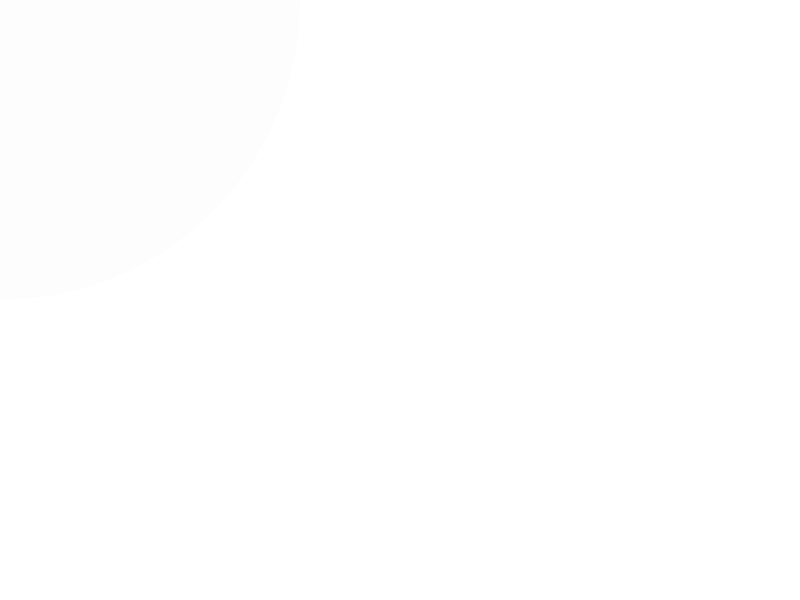
Frame 1 (no input)
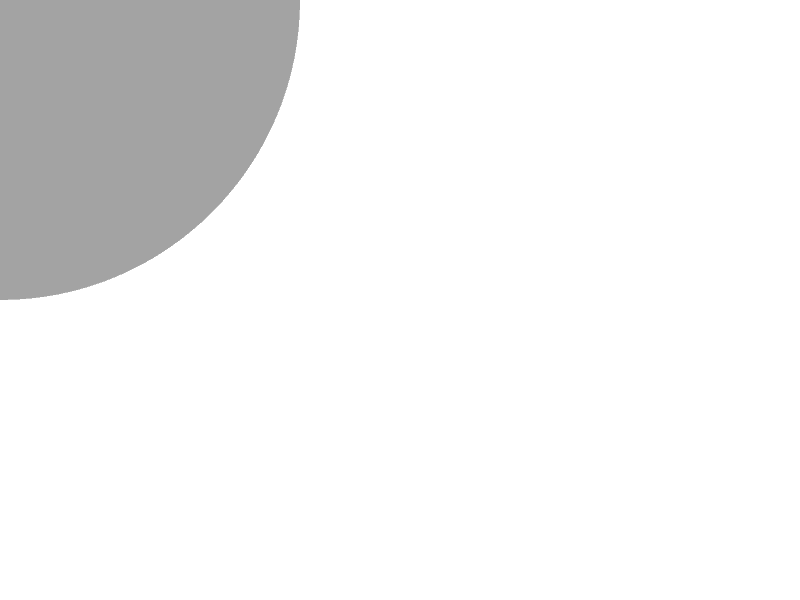
Frame 60 (the mouse pressed at the canvas centre just before this capture)
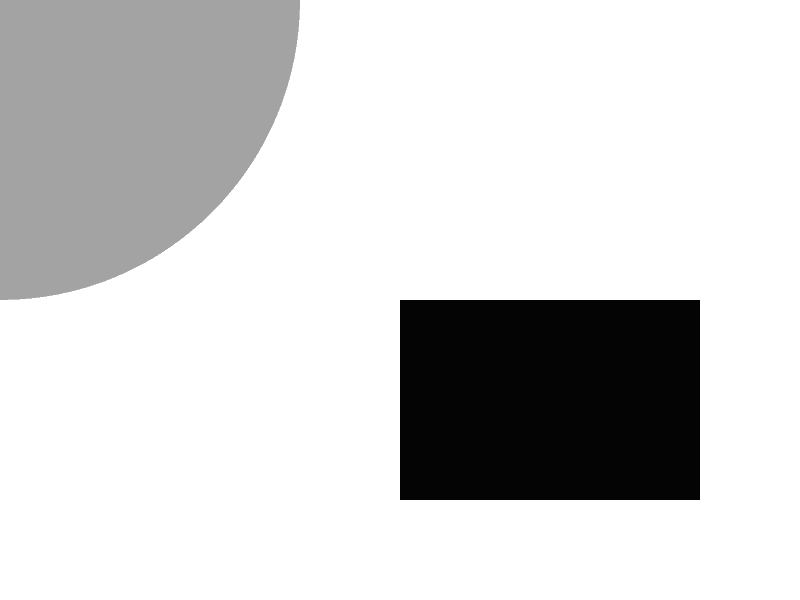
Frame 120 (the mouse held since frame 60 and released just before this capture)

The Processing sketch that drew these frames (run headless with seeded random() and noise(); from frame 60 on, the mouse is pressed at the canvas centre):

// Processing sketch: processing_27940
// ── processing_27940.pde

// KIM PHAM
// WEICH - HART
void setup(){
  size(800, 600);
  smooth();
  background(255);
  frameRate(20);
}
void draw() {
if(mousePressed==true){
fill(0,30);
strokeWeight(random(.1));
rect (mouseX,mouseY,300,200);

} else {
noStroke();
fill(0,02);
ellipse(mouseX,mouseY,600,600);
} 
}
